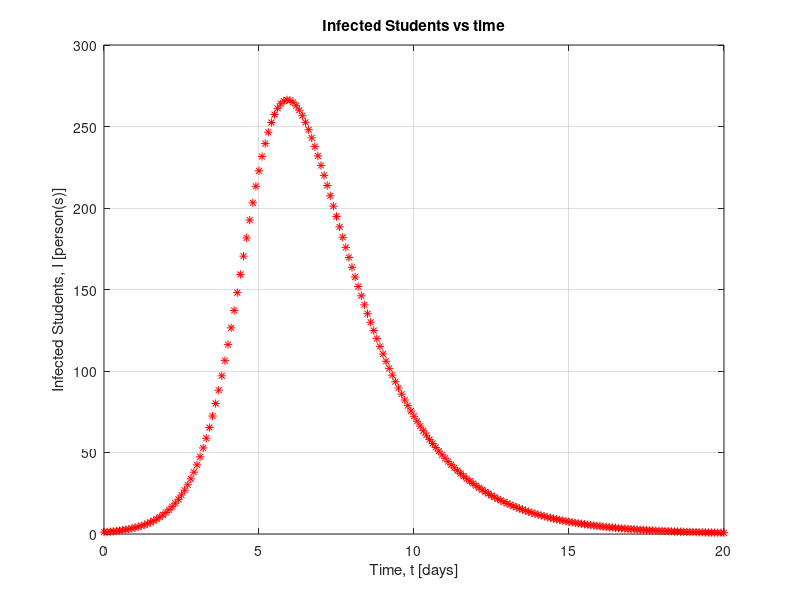

This figure's MATLAB source:
%{
Name of the script: hw3_105785820_p3.m (SIR Simulation of the Spread of Disease)
    
Descpription: This script solves a system of differential equations using
    the forward Euler method with time step t from 0 to 20 and outputs a 
    plot of the result and prints the maximum number of the infected and
    when it occured
Inputs:
    - beta = constant
    - gamma = constant
    - i0 = infected at t = 0
    - s0 = susceptible at t = 0
    - r0 = recovered at t = 0
    - t_start = starting time 
    - t_final = ending time
    - delta_t = time step size
Outputs: The plot of SIR model, the maximum number of infected and at t = ? 
Method: use for loops with k = t_start to t_final with step size 0.1.
Calculate each variable S, I, and R using discretizied forward Euler
method, then plot the data

Name: Adrian Loekman (aloekman@g.ucla.edu) 
UID: 105785820

%}

%% Front Stuff
% Clears all recent codes in command window and workspace
clc; clear all; close all;

%% Inputs

% constants
beta = 0.0026;
gamma = 0.5;

%Initial Values
i0 = 1; % one sick student
s0 = 700; % 700 susceptible individuals
r0 = 0; % 0 recovered


% Set the start time, end time, and time step (used for loop index)
t_start = 0;
t_final = 20;
delta_t = 0.1;

% set a new variable to use forward Euler Method 
i_old = i0;
s_old = s0;
r_old = r0;

% set a placeholder varible to find maximum infected
maxI = 1;

%% Calculation

% loop index from t_start to t_final and time step delta_t
for k = t_start:delta_t:t_final
    % i(k+1) = i(k) from forward Euler Method
    i_new = i_old * (1 + delta_t * beta * s_old - delta_t * gamma);
    % s(k+1) = s(k) from forward Euler Method
    s_new = s_old + delta_t * (-beta * s_old * i_old);
    % r(k+1) = r(k) from forward Euler Method
    r_new = r_old + delta_t * (gamma * i_old);

    % Change variables i_new to i_old for next iteration
    i_old = i_new;
    s_old = s_new;
    r_old = r_new;
    
    % set an if statement so it stops when i starts decreasing
    if i_old > maxI 
        maxI = round(i_old); % round maximum infected students to nearest integer
        tmax = round(k); % round the t when max infected students to nearest integer
    end 
    
    % plot the number of infected students
    plot(k,i_old,'*r')
    hold on % use hold on so each point is set on the same plot
    
    grid
    xlabel('Time, t [days]')
    ylabel('Infected Students, I [person(s)]')
    title('Infected Students vs time')
end

%% Outputs
% print the maximum number of infected students and when it occured
fprintf('The maximum number of infected students is %d at t = %d\n', maxI, tmax)
